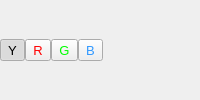
                  <widget class="QFrame" name="toolButtonGCurves">
                   <layout class="QHBoxLayout" name="horizontalLayout_34">
                    <property name="spacing">
                     <number>0</number>
                    </property>
                    <property name="leftMargin">
                     <number>0</number>
                    </property>
                    <property name="topMargin">
                     <number>0</number>
                    </property>
                    <property name="rightMargin">
                     <number>0</number>
                    </property>
                    <property name="bottomMargin">
                     <number>0</number>
                    </property>
                    <item>
                     <widget class="ColorToolButton" name="toolButtonGCurvesY">
                      <property name="sizePolicy">
                       <sizepolicy hsizetype="Preferred" vsizetype="Fixed">
                        <horstretch>0</horstretch>
                        <verstretch>0</verstretch>
                       </sizepolicy>
                      </property>
                      <property name="font">
                       <font>
                        <pointsize>10</pointsize>
                       </font>
                      </property>
                      <property name="text">
                       <string>Y</string>
                      </property>
                      <property name="checkable">
                       <bool>true</bool>
                      </property>
                      <property name="checked">
                       <bool>true</bool>
                      </property>
                      <property name="autoExclusive">
                       <bool>true</bool>
                      </property>
                     </widget>
                    </item>
                    <item>
                     <widget class="ColorToolButton" name="toolButtonGCurvesR">
                      <property name="sizePolicy">
                       <sizepolicy hsizetype="Preferred" vsizetype="Fixed">
                        <horstretch>0</horstretch>
                        <verstretch>0</verstretch>
                       </sizepolicy>
                      </property>
                      <property name="font">
                       <font>
                        <pointsize>10</pointsize>
                       </font>
                      </property>
                      <property name="styleSheet">
                       <string notr="true">color: rgb(255, 0, 0);</string>
                      </property>
                      <property name="text">
                       <string>R</string>
                      </property>
                      <property name="checkable">
                       <bool>true</bool>
                      </property>
                      <property name="autoExclusive">
                       <bool>true</bool>
                      </property>
                     </widget>
                    </item>
                    <item>
                     <widget class="ColorToolButton" name="toolButtonGCurvesG">
                      <property name="sizePolicy">
                       <sizepolicy hsizetype="Preferred" vsizetype="Fixed">
                        <horstretch>0</horstretch>
                        <verstretch>0</verstretch>
                       </sizepolicy>
                      </property>
                      <property name="font">
                       <font>
                        <pointsize>10</pointsize>
                       </font>
                      </property>
                      <property name="styleSheet">
                       <string notr="true">color: rgb(0, 255, 0);</string>
                      </property>
                      <property name="text">
                       <string>G</string>
                      </property>
                      <property name="checkable">
                       <bool>true</bool>
                      </property>
                      <property name="autoExclusive">
                       <bool>true</bool>
                      </property>
                     </widget>
                    </item>
                    <item>
                     <widget class="ColorToolButton" name="toolButtonGCurvesB">
                      <property name="sizePolicy">
                       <sizepolicy hsizetype="Preferred" vsizetype="Fixed">
                        <horstretch>0</horstretch>
                        <verstretch>0</verstretch>
                       </sizepolicy>
                      </property>
                      <property name="font">
                       <font>
                        <pointsize>10</pointsize>
                       </font>
                      </property>
                      <property name="styleSheet">
                       <string notr="true">color: rgb(48, 152, 255);</string>
                      </property>
                      <property name="text">
                       <string>B</string>
                      </property>
                      <property name="checkable">
                       <bool>true</bool>
                      </property>
                      <property name="autoExclusive">
                       <bool>true</bool>
                      </property>
                     </widget>
                    </item>
                    <item>
                     <spacer name="horizontalSpacer_35">
                      <property name="orientation">
                       <enum>Qt::Orientation::Horizontal</enum>
                      </property>
                      <property name="sizeHint" stdset="0">
                       <size>
                        <width>40</width>
                        <height>20</height>
                       </size>
                      </property>
                     </spacer>
                    </item>
                   </layout>
                  </widget>
